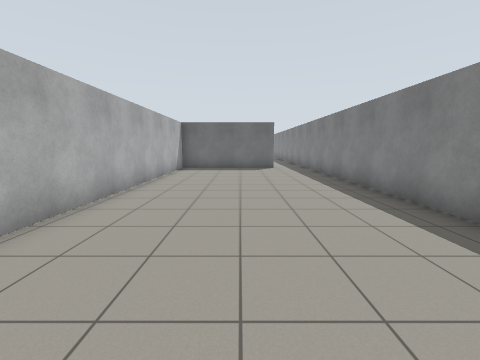
[1] (above)

16 first-person views from a walk through a world built for the Gazebo simulator. The camera is 1.2 m above the floor, tilts 8° down and sees 90° across. The floor is counted in squares, 1 m on a side. Each view is taken from the middle of a square. On the plan, view 1 faces up. The plan holds only what a view shows up to about 11 squares ahead; the rest is blank.

[2]
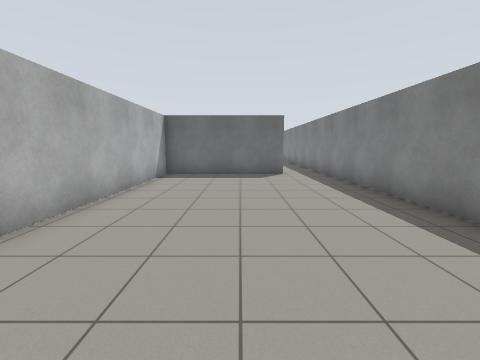

[3]
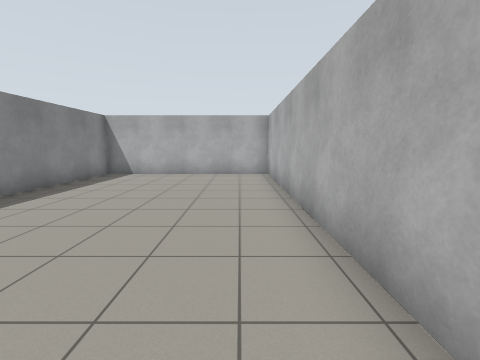

[4]
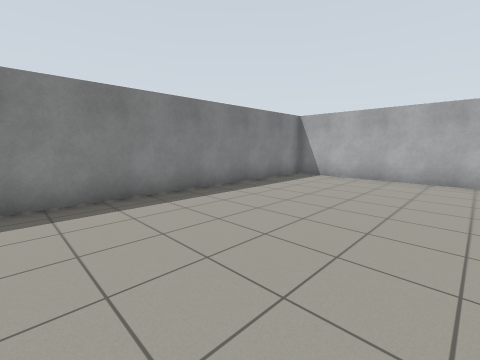

[5]
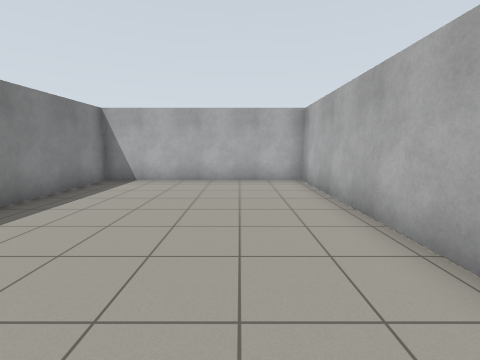

[6]
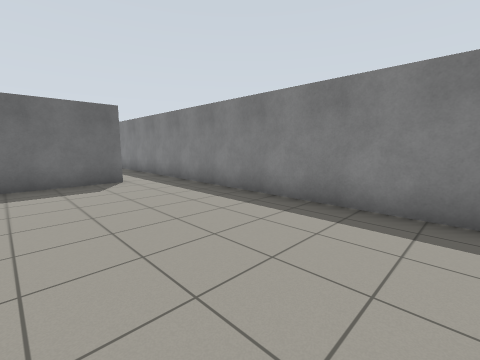

[7]
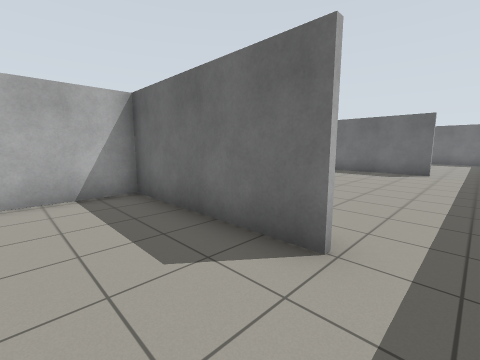

[8]
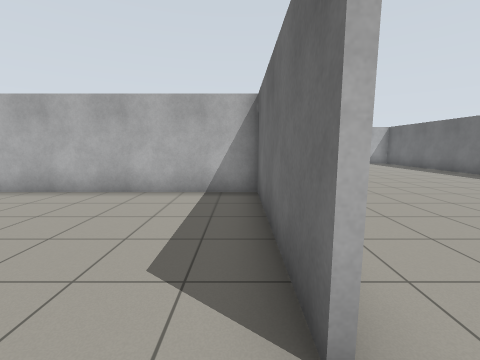

[9]
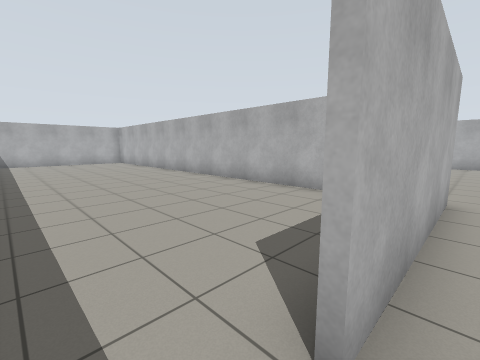

[10]
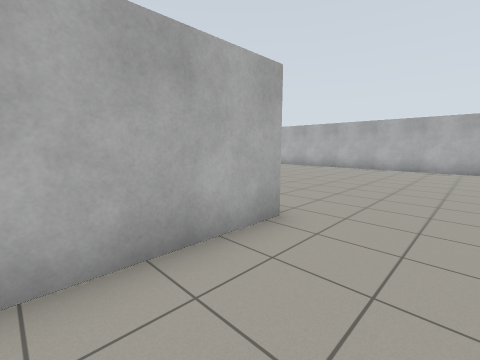

[11]
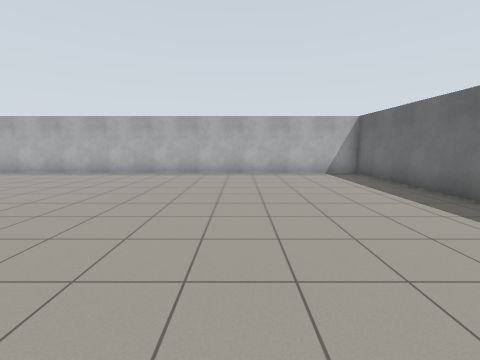

[12]
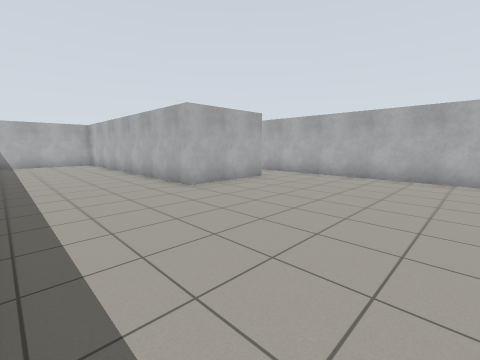

[13]
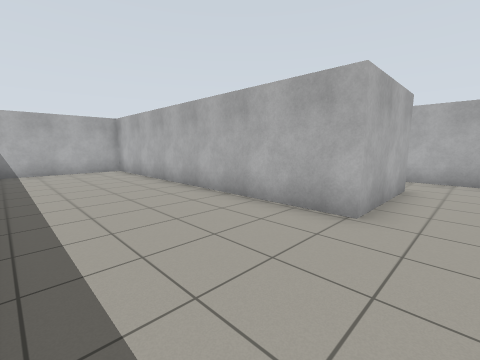

[14]
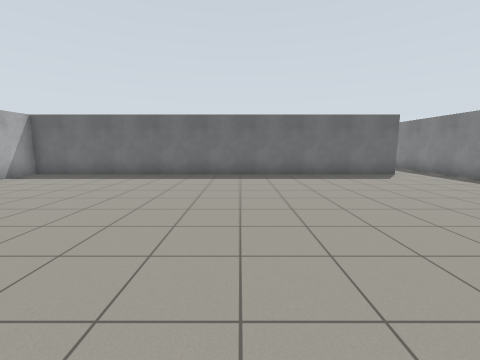

[15]
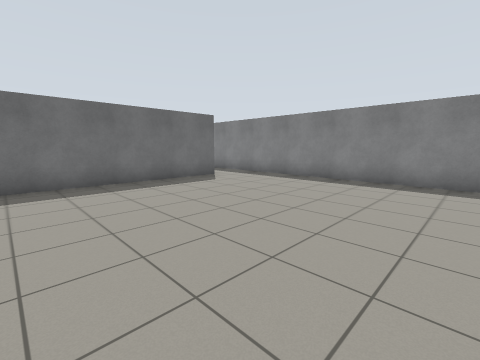

[16]
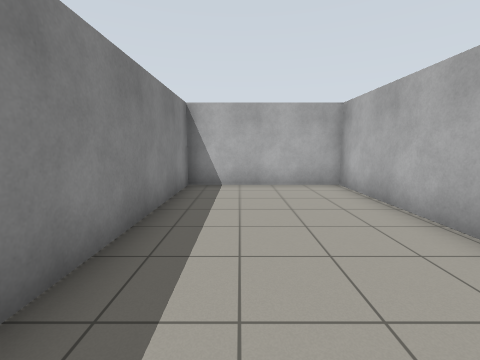

### Floor plan
Ten units are one square. View 1 is at (0, 0); x grows to the right and y downward. Boxes are objects, and circles mark ways between rooms. Rooms are numbered by the first view taken in them; rooms with no view inside come last. Other rooms are left out.
<svg viewBox="-142 -237 184 287">
<path fill="none" stroke="#000" d="M20 -135 -32 -135 -32 45 37 45 37 -125M-35 -136 19 -136M-116 -66 -81 -66 -81 45 -34 45 -34 -15M37 -125 37 -225M16 -232 -137 -232 -137 -62"/>
<circle cx="25" cy="-135" r="3" fill="#2a7"/>
<text x="0" y="-40">1</text>
<text x="-60" y="-130">2</text>
</svg>
Room 1 opens to room 2.

Where each view was taken, in squares from view 1:
view 1: 0 up, 0 right, facing up
view 2: 3 up, 0 right, facing up
view 3: 6 up, 2 left, facing down
view 4: 5 up, 2 left, facing down-right
view 5: 4 up, 1 left, facing down
view 6: 5 up, 1 left, facing up-right
view 7: 11 up, 3 right, facing up-left
view 8: 13 up, 3 right, facing left
view 9: 14 up, 3 right, facing down-left
view 10: 16 up, 0 right, facing down-left
view 11: 18 up, 3 left, facing left
view 12: 13 up, 4 left, facing down-left
view 13: 8 up, 4 left, facing down-left
view 14: 13 up, 5 left, facing up
view 15: 15 up, 5 left, facing up-right
view 16: 3 up, 5 left, facing down
